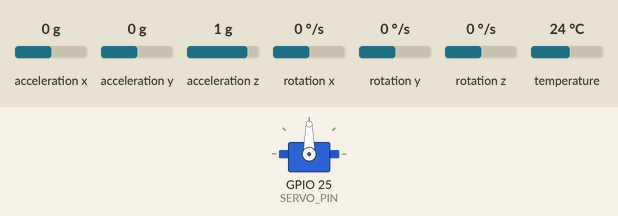
Simulated run of this program. Board: ESP32. Parts: servo. Inputs (shaded band) come from the test bench; at power-on: acceleration x 0 g, rotation y 0 °/s, acceleration z 1 g, acceleration y 0 g, rotation x 0 °/s, rotation z 0 °/s, temperature 24 °C. WiFi joins after 1.5 s; servers stay silent unless stated; what the program prints to the serial monitor is not drawn.

Above: at 4.5 s.
4.6 s: acceleration x set to -1.4 g
At 6.1 s:
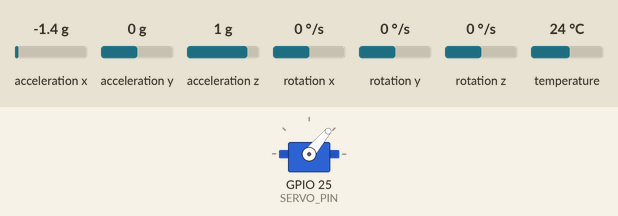
6.7 s: rotation y set to -192 °/s
At 9.4 s:
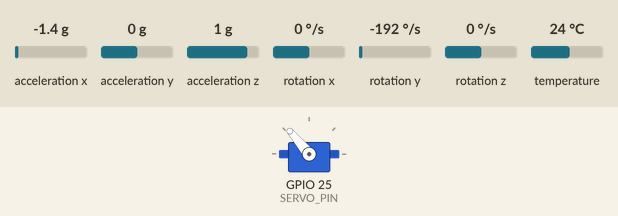
9.7 s: acceleration z set to 0 g
12.7 s: acceleration y set to -1.4 g
15.7 s: rotation y set to 192 °/s
At 17.3 s:
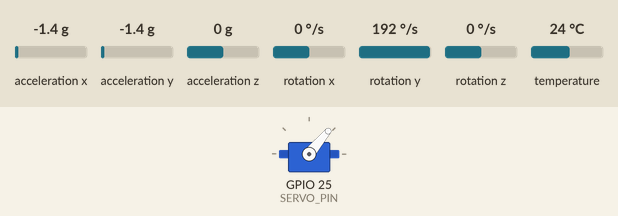
Timing chart, 0 to 18.5 s (numbered marks = the images above; inputs shaded):
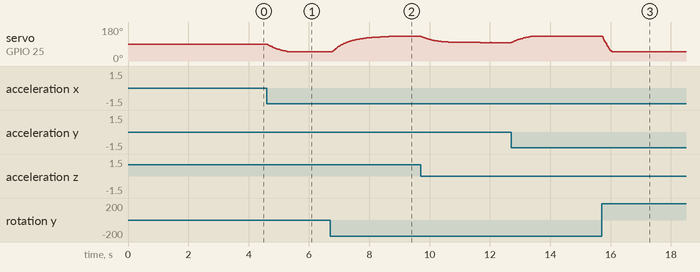

Measured:
- after the input at 4.6 s, servo on GPIO 25 (SERVO_PIN): moves from 90° to 50° over 0.67 s, starting at once
- after the input at 6.7 s, servo on GPIO 25 (SERVO_PIN): moves from 50° to 130° over 1.9 s, starting after 0.08 s
- after the input at 15.7 s, servo on GPIO 25 (SERVO_PIN): moves from 130° to 50° over 0.30 s, starting at once

The program:

main.cpp
```cpp
// =============================================================================
// main.cpp — Non-blocking millis() scheduler: IMU 100 Hz | Control 50 Hz
//             | Telemetry 25 Hz | Debug 2 Hz
// Hexapod Digital Twin — Enhanced ESP32 Firmware
//
// Hardware:
//   ESP32-WROOM-32 / MakerBoard
//   MPU-6050 @ I2C 0x69  (SDA=GPIO21, SCL=GPIO22)
//   MG90S servo           (GPIO25)
//   WiFi + WebSocket gateway
//
// NOTE: The original working code in tp03/src/main.cpp is untouched.
//       This firmware lives exclusively in hexapod-digital-twin/firmware/.
// =============================================================================

#include <Arduino.h>
#include <Wire.h>
#include <WiFi.h>
#include <Adafruit_MPU6050.h>
#include <Adafruit_Sensor.h>

#include "config.h"
#include "imu_processor.h"
#include "servo_controller.h"
#include "telemetry_sender.h"

// =============================================================================
// Module-level objects  (the only permitted global mutable state)
// =============================================================================

static Adafruit_MPU6050  g_mpu;
static ImuProcessor      g_imu;
static ServoController   g_servo;
static TelemetrySender   g_telemetry;

// =============================================================================
// Scheduler timestamps
// =============================================================================

static unsigned long g_lastImuMs       = 0;
static unsigned long g_lastControlMs   = 0;
static unsigned long g_lastTelemetryMs = 0;
static unsigned long g_lastDebugMs     = 0;
static unsigned long g_lastWifiMs      = 0;

// =============================================================================
// Application state
// =============================================================================

static bool g_stabilizationEnabled = true;

// Current operating mode label (sent in every telemetry frame)
static const char* g_mode = "MIRROR_18";

// Last sensor events (refreshed on every IMU tick)
static sensors_event_t g_accelEvent;
static sensors_event_t g_gyroEvent;
static sensors_event_t g_tempEvent;   // unused but required by getEvent() API

// =============================================================================
// Forward declarations — command callbacks bound to telemetry command handler
// =============================================================================

static void onCalibrateImu();
static void onResetYaw();
static void onCenterServo();
static void onEnableStabilization();
static void onDisableStabilization();
static void onEmergencyStop();
static void onResetEmergencyStop();

// =============================================================================
// WiFi helpers
// =============================================================================

/**
 * @brief Blocking WiFi connect — called once in setup().
 *        Retries indefinitely with a 500 ms pause between attempts.
 */
static void wifiConnect() {
    Serial.printf("[WiFi] Connecting to SSID '%s'", WIFI_SSID);
    WiFi.mode(WIFI_STA);
    WiFi.begin(WIFI_SSID, WIFI_PASSWORD);

    while (WiFi.status() != WL_CONNECTED) {
        delay(500);
        Serial.print('.');
    }

    Serial.printf("\n[WiFi] Connected. IP: %s\n",
                  WiFi.localIP().toString().c_str());
}

/**
 * @brief Non-blocking WiFi reconnect check — called from the main loop.
 *        Waits WIFI_RECONNECT_MS between attempts to avoid hammering.
 */
static void wifiCheckReconnect() {
    if (WiFi.status() == WL_CONNECTED) {
        return;
    }

    const unsigned long now = millis();
    if (now - g_lastWifiMs >= WIFI_RECONNECT_MS) {
        g_lastWifiMs = now;
        Serial.println(F("[WiFi] Disconnected — attempting reconnect..."));
        WiFi.disconnect();
        WiFi.begin(WIFI_SSID, WIFI_PASSWORD);
    }
}

// =============================================================================
// MPU-6050 initialisation
// =============================================================================

/**
 * @brief Initialise MPU-6050 over I²C.
 *        On failure: logs error and spins in a retry loop every 2 s.
 */
static void initMpu() {
    Wire.begin(I2C_SDA, I2C_SCL);

    Serial.printf("[IMU] Initialising MPU-6050 at I2C 0x%02X...\n",
                  IMU_I2C_ADDR);

    while (!g_mpu.begin(IMU_I2C_ADDR)) {
        Serial.println(F("[IMU] ERROR: MPU-6050 not found! "
                         "Check wiring (SDA=21, SCL=22, AD0→3.3 V). "
                         "Retrying in 2 s..."));
        delay(2000);
    }

    // Set sensor ranges appropriate for a slow-moving hexapod
    g_mpu.setAccelerometerRange(MPU6050_RANGE_4_G);
    g_mpu.setGyroRange(MPU6050_RANGE_500_DEG);
    g_mpu.setFilterBandwidth(MPU6050_BAND_21_HZ);

    Serial.println(F("[IMU] MPU-6050 ready."));
}

// =============================================================================
// setup()
// =============================================================================

void setup() {
    Serial.begin(115200);
    delay(200);   // Let serial settle

    Serial.println(F("\n========== Hexapod Digital Twin — ESP32 Firmware =========="));

    // 1. IMU hardware
    initMpu();

    // 2. Servo hardware
    g_servo.begin();

    // 3. Calibrate IMU (blocking — intentional, only at startup)
    g_imu.calibrate(g_mpu, CALIBRATION_SAMPLES);

    // 4. WiFi
    wifiConnect();

    // 5. Register command callbacks with the telemetry sender
    CommandHandlers handlers;
    handlers.onCalibrateImu          = onCalibrateImu;
    handlers.onResetYaw              = onResetYaw;
    handlers.onCenterServo           = onCenterServo;
    handlers.onEnableStabilization   = onEnableStabilization;
    handlers.onDisableStabilization  = onDisableStabilization;
    handlers.onEmergencyStop         = onEmergencyStop;
    handlers.onResetEmergencyStop    = onResetEmergencyStop;
    g_telemetry.setCommandHandlers(handlers);

    // 6. WebSocket
    g_telemetry.begin();

    // Seed scheduler timestamps to stagger first ticks
    const unsigned long now = millis();
    g_lastImuMs       = now;
    g_lastControlMs   = now;
    g_lastTelemetryMs = now;
    g_lastDebugMs     = now;
    g_lastWifiMs      = now;

    Serial.println(F("[MAIN] Setup complete — entering scheduler loop.\n"));
}

// =============================================================================
// loop() — Non-blocking millis() scheduler
// =============================================================================

void loop() {
    const unsigned long now = millis();

    // ------------------------------------------------------------------
    // TICK 1 — IMU read + complementary filter  (100 Hz = every 10 ms)
    // ------------------------------------------------------------------
    if (now - g_lastImuMs >= IMU_PERIOD_MS) {
        const float dt = static_cast<float>(now - g_lastImuMs) / 1000.0f;
        g_lastImuMs = now;

        g_mpu.getEvent(&g_accelEvent, &g_gyroEvent, &g_tempEvent);
        g_imu.update(g_accelEvent, g_gyroEvent, dt);
    }

    // ------------------------------------------------------------------
    // TICK 2 — Servo control (50 Hz = every 20 ms)
    // ------------------------------------------------------------------
    if (now - g_lastControlMs >= CONTROL_PERIOD_MS) {
        g_lastControlMs = now;

        if (g_stabilizationEnabled && !g_servo.isEmergencyStopped()) {
            const FilteredState state = g_imu.getState();

            // Pitch-compensation: rotate servo opposite to body tilt.
            // SERVO_DIRECTION (-1) inverts so servo corrects the lean.
            const float compensation =
                static_cast<float>(SERVO_DIRECTION) * SERVO_GAIN * state.pitch;

            const int targetAngle =
                SERVO_CENTER + static_cast<int>(compensation);

            g_servo.setAngle(targetAngle);
        }
    }

    // ------------------------------------------------------------------
    // TICK 3 — Telemetry transmit (25 Hz = every 40 ms)
    // ------------------------------------------------------------------
    if (now - g_lastTelemetryMs >= TELEMETRY_PERIOD_MS) {
        g_lastTelemetryMs = now;

        g_telemetry.sendTelemetry(g_imu.getState(),
                                   g_accelEvent,
                                   g_gyroEvent,
                                   g_servo.getCurrentAngle(),
                                   g_mode);
    }

    // ------------------------------------------------------------------
    // Continuous — process incoming WebSocket commands (every loop)
    // ------------------------------------------------------------------
    g_telemetry.processIncoming();

    // ------------------------------------------------------------------
    // Continuous — reconnect WiFi / WebSocket if dropped
    // ------------------------------------------------------------------
    wifiCheckReconnect();
    g_telemetry.checkReconnect();

    // ------------------------------------------------------------------
    // DEBUG — Serial status print (2 Hz = every 500 ms)
    // ------------------------------------------------------------------
    if (now - g_lastDebugMs >= DEBUG_PERIOD_MS) {
        g_lastDebugMs = now;

        const FilteredState state = g_imu.getState();
        Serial.printf(
            "[DBG] P=%.2f  R=%.2f  Y=%.2f(drift)  "
            "Servo=%d°  E-Stop=%s  WiFi=%s  WS=%s\n",
            state.pitch, state.roll, state.yaw,
            g_servo.getCurrentAngle(),
            g_servo.isEmergencyStopped() ? "YES" : "no",
            WiFi.status() == WL_CONNECTED   ? "OK"  : "DOWN",
            g_telemetry.isConnected()       ? "OK"  : "DOWN");
    }
}

// =============================================================================
// Command callbacks
// =============================================================================

/** Triggered by CALIBRATE_IMU command from gateway. */
static void onCalibrateImu() {
    Serial.println(F("[CMD] CALIBRATE_IMU — re-running calibration..."));
    // Note: calibrate() is blocking; the scheduler pauses briefly.
    g_imu.calibrate(g_mpu, CALIBRATION_SAMPLES);
}

/** Triggered by RESET_YAW command from gateway. */
static void onResetYaw() {
    Serial.println(F("[CMD] RESET_YAW"));
    g_imu.resetYaw();
}

/** Triggered by CENTER_SERVO command from gateway. */
static void onCenterServo() {
    Serial.println(F("[CMD] CENTER_SERVO"));
    g_servo.center();
}

/** Triggered by ENABLE_STABILIZATION command from gateway. */
static void onEnableStabilization() {
    Serial.println(F("[CMD] ENABLE_STABILIZATION"));
    g_stabilizationEnabled = true;
}

/** Triggered by DISABLE_STABILIZATION command from gateway. */
static void onDisableStabilization() {
    Serial.println(F("[CMD] DISABLE_STABILIZATION — servo will hold last angle."));
    g_stabilizationEnabled = false;
}

/** Triggered by EMERGENCY_STOP command from gateway. */
static void onEmergencyStop() {
    Serial.println(F("[CMD] EMERGENCY_STOP"));
    g_servo.emergencyStop();
    g_stabilizationEnabled = false;
}

/** Triggered by RESET_EMERGENCY_STOP command from gateway. */
static void onResetEmergencyStop() {
    Serial.println(F("[CMD] RESET_EMERGENCY_STOP"));
    g_servo.resetEmergencyStop();
    // Stabilization must be explicitly re-enabled via ENABLE_STABILIZATION
}
```

imu_processor.h
```cpp
#pragma once
// =============================================================================
// imu_processor.h — IMU data processing: calibration, complementary filter,
//                   pitch / roll / yaw estimation
// Hexapod Digital Twin — Enhanced ESP32 Firmware
// =============================================================================

#include <Adafruit_MPU6050.h>
#include <Adafruit_Sensor.h>

// ---------------------------------------------------------------------------
// Free functions — pure geometric calculations (no state)
// ---------------------------------------------------------------------------

/**
 * @brief Compute pitch angle from raw accelerometer values.
 * @param ax  Acceleration on X axis (m/s²)
 * @param ay  Acceleration on Y axis (m/s²)
 * @param az  Acceleration on Z axis (m/s²)
 * @return    Pitch in degrees  [-90, +90]
 */
float calculatePitch(float ax, float ay, float az);

/**
 * @brief Compute roll angle from raw accelerometer values.
 * @param ax  Acceleration on X axis (m/s²)
 * @param ay  Acceleration on Y axis (m/s²)
 * @param az  Acceleration on Z axis (m/s²)
 * @return    Roll in degrees  [-180, +180]
 */
float calculateRoll(float ax, float ay, float az);

// ---------------------------------------------------------------------------
// Data structures
// ---------------------------------------------------------------------------

/**
 * @brief Static offsets measured during the startup calibration routine.
 */
struct CalibrationData {
    float pitchZero;    ///< Accel-derived pitch at rest (degrees)
    float rollZero;     ///< Accel-derived roll at rest (degrees)
    float gyroBiasX;    ///< Gyro X-axis bias (rad/s)
    float gyroBiasY;    ///< Gyro Y-axis bias (rad/s)
    float gyroBiasZ;    ///< Gyro Z-axis bias (rad/s)
};

/**
 * @brief Fused orientation output from the complementary filter.
 */
struct FilteredState {
    float pitch;       ///< Fused pitch (degrees), bias-corrected
    float roll;        ///< Fused roll  (degrees), bias-corrected
    float yaw;         ///< Gyro-integrated yaw (degrees) — drifts over time
    bool  yawValid;    ///< Always false: gyro-only yaw has uncorrected drift
};

// ---------------------------------------------------------------------------
// Class
// ---------------------------------------------------------------------------

class ImuProcessor {
public:
    ImuProcessor();

    /**
     * @brief Blocking calibration — call once at startup before the scheduler.
     *        Averages `samples` readings to compute zero offsets and gyro bias.
     * @param mpu      Reference to the initialised Adafruit_MPU6050 object.
     * @param samples  Number of samples to average (see CALIBRATION_SAMPLES).
     */
    void calibrate(Adafruit_MPU6050& mpu, int samples);

    /**
     * @brief Non-blocking filter update — call every IMU tick.
     * @param accel  Accelerometer event from mpu.getEvent().
     * @param gyro   Gyroscope event from mpu.getEvent().
     * @param dt     Time since last call (seconds).
     */
    void update(const sensors_event_t& accel,
                const sensors_event_t& gyro,
                float dt);

    /** @return Current fused orientation (const reference). */
    FilteredState getState() const;

    /** @brief Reset integrated yaw to 0.0 degrees. */
    void resetYaw();

    /** @return A copy of the calibration offsets. */
    CalibrationData getCalibration() const;

    /** @return True if calibration has been completed. */
    bool isCalibrated() const;

private:
    CalibrationData m_cal;
    FilteredState   m_state;
    bool            m_calibrated;
};
```

servo_controller.h
```cpp
#pragma once
// =============================================================================
// servo_controller.h — Safe servo abstraction with hard angle limits,
//                      emergency-stop latch, and angle tracking
// Hexapod Digital Twin — Enhanced ESP32 Firmware
// =============================================================================

#include <ESP32Servo.h>

class ServoController {
public:
    ServoController();

    /**
     * @brief Attach servo to SERVO_PIN and move to centre position.
     *        Must be called in setup() after Wire.begin().
     */
    void begin();

    /**
     * @brief Command a new angle, clamped to [SERVO_MIN, SERVO_MAX].
     *        Silently ignored when emergency-stopped.
     * @param angle  Desired angle in degrees.
     */
    void setAngle(int angle);

    /** @brief Drive servo to SERVO_CENTER and allow future commands. */
    void center();

    /** @return Last angle written to the servo (degrees). */
    int getCurrentAngle() const;

    /** @return Last angle requested via setAngle() (before clamping). */
    int getCommandAngle() const;

    /**
     * @brief Latch emergency stop: centres servo immediately and rejects
     *        all subsequent setAngle() calls until resetEmergencyStop().
     */
    void emergencyStop();

    /** @brief Release the emergency-stop latch. */
    void resetEmergencyStop();

    /** @return True if the emergency-stop latch is active. */
    bool isEmergencyStopped() const;

private:
    Servo m_servo;
    int   m_currentAngle;    ///< Angle last written to hardware
    int   m_commandAngle;    ///< Raw angle last requested (pre-clamp)
    bool  m_emergencyStopped;

    /**
     * @brief Clamp value to [SERVO_MIN, SERVO_MAX] and write to hardware.
     * @param angle  Unclamped desired angle.
     */
    void writeAngleSafe(int angle);
};
```

Source omitted: telemetry_sender.h (4027 bytes), imu_processor.cpp (5316 bytes), servo_controller.cpp (2858 bytes), telemetry_sender.cpp (5873 bytes), config.h (3212 bytes)
